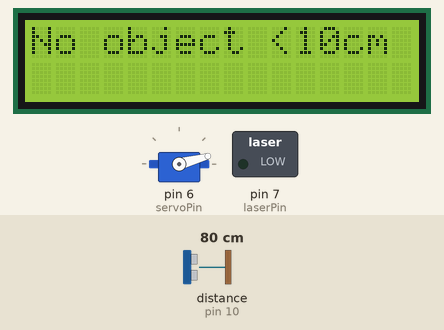
Simulated run of this sketch. Board: Arduino Uno, built with avr-gcc and run on an emulated ATmega328P. Parts: 16×2 character LCD, servo, switched loads named in the sketch (green lamp = pin HIGH). Wiring (inferred from the names in the program): ultrasonic range finder: trigger pin 9; echo pin 10. Dashed ring = blinking. The inputs (shaded band) are chosen by the test bench; at power-on: distance to the obstacle (sensor on pin 10) 80 cm. The echo pulse lasts 58.3 µs per cm; pins used as bus, display or sensor lines are not drawn; what the sketch prints to the serial monitor is not drawn.

Above: at 1.07 s.
1.3 s: distance to the obstacle (sensor on pin 10) set to 2 cm
At 1.56 s:
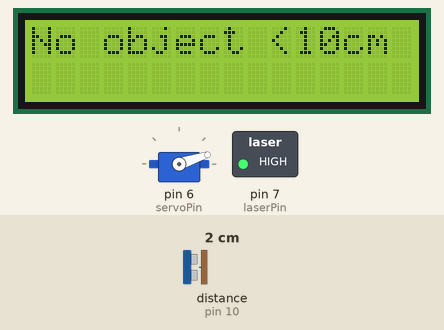
3.1 s: distance to the obstacle (sensor on pin 10) set to 4 cm
At 5.59 s:
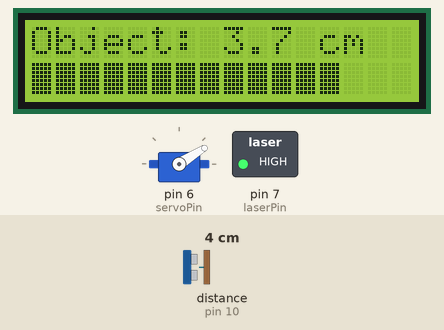
6.1 s: distance to the obstacle (sensor on pin 10) set to 9 cm
At 8.7 s:
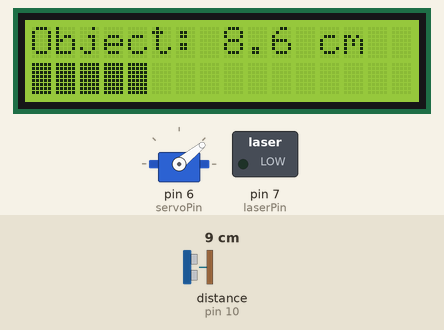
8.9 s: distance to the obstacle (sensor on pin 10) set to 18 cm
At 9.82 s:
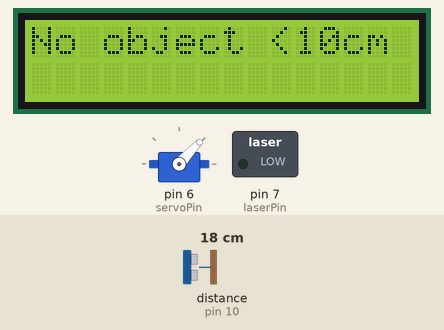
11.0 s: distance to the obstacle (sensor on pin 10) set to 7 cm
At 13.9 s:
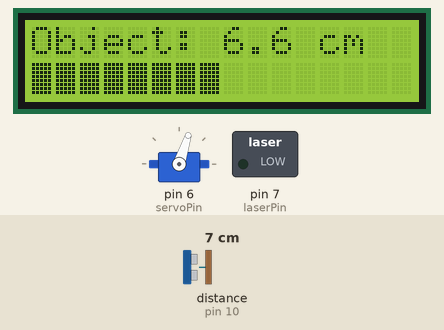
14.0 s: distance to the obstacle (sensor on pin 10) set to 35 cm
At 15.34 s:
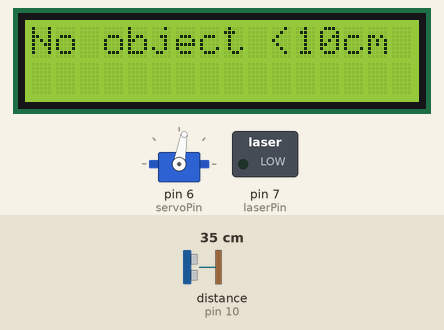
Timing chart, 0 to 20.9 s (numbered marks = the images above; inputs shaded):
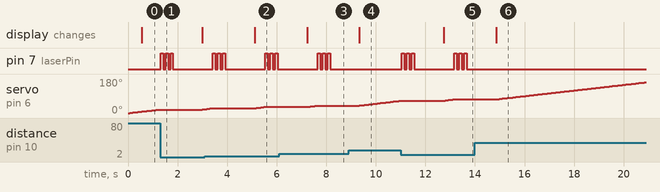

Measured:
- after the input at 1.3 s, pin 7 (laserPin): alternates HIGH for 0.10 s and LOW for 0.10 s, 6 changes in all, then stays LOW, starting at once
- after the input at 3.1 s, the display: changes after 2.0 s (image 2)
- after the input at 6.1 s, the display: changes after 1.1 s (image 3)
- after the input at 8.9 s, pin 7 (laserPin): stops changing and stays LOW; the display: changes after 0.44 s (image 4)
- after the input at 11.0 s, pin 7 (laserPin): LOW → HIGH after 0.05 s, → LOW 0.10 s later, → HIGH 0.10 s later, → LOW 0.10 s later, … (12 changes in this stretch); the display: changes after 1.7 s (image 5)
- after the input at 14.0 s, pin 7 (laserPin): stops changing and stays LOW; the display: changes after 0.85 s (image 6)

The sketch:

ultrasonic.ino
```cpp
#include <Wire.h>
#include <LiquidCrystal_I2C.h>
#include <Servo.h>

// Objects
LiquidCrystal_I2C lcd(0x27, 16, 2);
Servo myServo;

// Pins
const int trigPin = 9;
const int echoPin = 10;
const int laserPin = 7;
const int servoPin = 6;

// Timing
unsigned long lastLcdUpdate = 0;
const unsigned long lcdRefreshDelay = 500;
unsigned long ignoreStartTime = 0;
bool ignoringObject = false;
bool justDetected = false;

// Servo tracking
int currentServoAngle = 0;
int servoDirection = 1; // 1 = forward, -1 = backward

void setup() {
  pinMode(trigPin, OUTPUT);
  pinMode(echoPin, INPUT);
  pinMode(laserPin, OUTPUT);
  digitalWrite(laserPin, LOW);

  lcd.init();
  lcd.backlight();

  myServo.attach(servoPin);
  myServo.write(currentServoAngle);

  Serial.begin(9600);
}

void loop() {
  float distance = getDistance();
  unsigned long now = millis();
  bool objectDetected = (distance > 0 && distance < 10.0);

  Serial.print("Distance: ");
  Serial.println(distance);

  if (objectDetected && !ignoringObject) {
    justDetected = true;
    ignoringObject = true;
    ignoreStartTime = now;

    // Blink laser 3 times
    for (int i = 0; i < 3; i++) {
      digitalWrite(laserPin, HIGH);
      delay(100);
      digitalWrite(laserPin, LOW);
      delay(100);
    }

    // Stop servo for 1 second
    delay(1000);
  }

  // End ignore mode after 2 seconds
  if (ignoringObject && (now - ignoreStartTime >= 2000)) {
    ignoringObject = false;
  }

  // LCD update
  if (now - lastLcdUpdate >= lcdRefreshDelay) {
    lcd.clear();
    lcd.setCursor(0, 0);

    if (objectDetected) {
      lcd.print("Object: ");
      lcd.print(distance, 1);
      lcd.print(" cm");

      int bars = map(distance, 1, 10, 16, 1);
      lcd.setCursor(0, 1);
      for (int i = 0; i < 16; i++) {
        if (i < bars) lcd.write(255);
        else lcd.print(" ");
      }
    } else {
      lcd.print("No object <10cm");
      lcd.setCursor(0, 1);
      lcd.print("                ");
    }

    lastLcdUpdate = now;
  }

  // Move servo (skip one cycle when just detected)
  if (!justDetected) {
    currentServoAngle += servoDirection;

    if (currentServoAngle >= 180) {
      currentServoAngle = 180;
      servoDirection = -1;
    } else if (currentServoAngle <= 0) {
      currentServoAngle = 0;
      servoDirection = 1;
    }

    myServo.write(currentServoAngle);
    delay(10);
  } else {
    justDetected = false; // allow servo to move again next loop
  }

  delay(50); // main loop delay
}

float getDistance() {
  digitalWrite(trigPin, LOW);
  delayMicroseconds(2);
  digitalWrite(trigPin, HIGH);
  delayMicroseconds(10);
  digitalWrite(trigPin, LOW);

  long duration = pulseIn(echoPin, HIGH, 30000);  // 30ms timeout
  if (duration == 0) return 999;
  return duration * 0.034 / 2;
}
```
